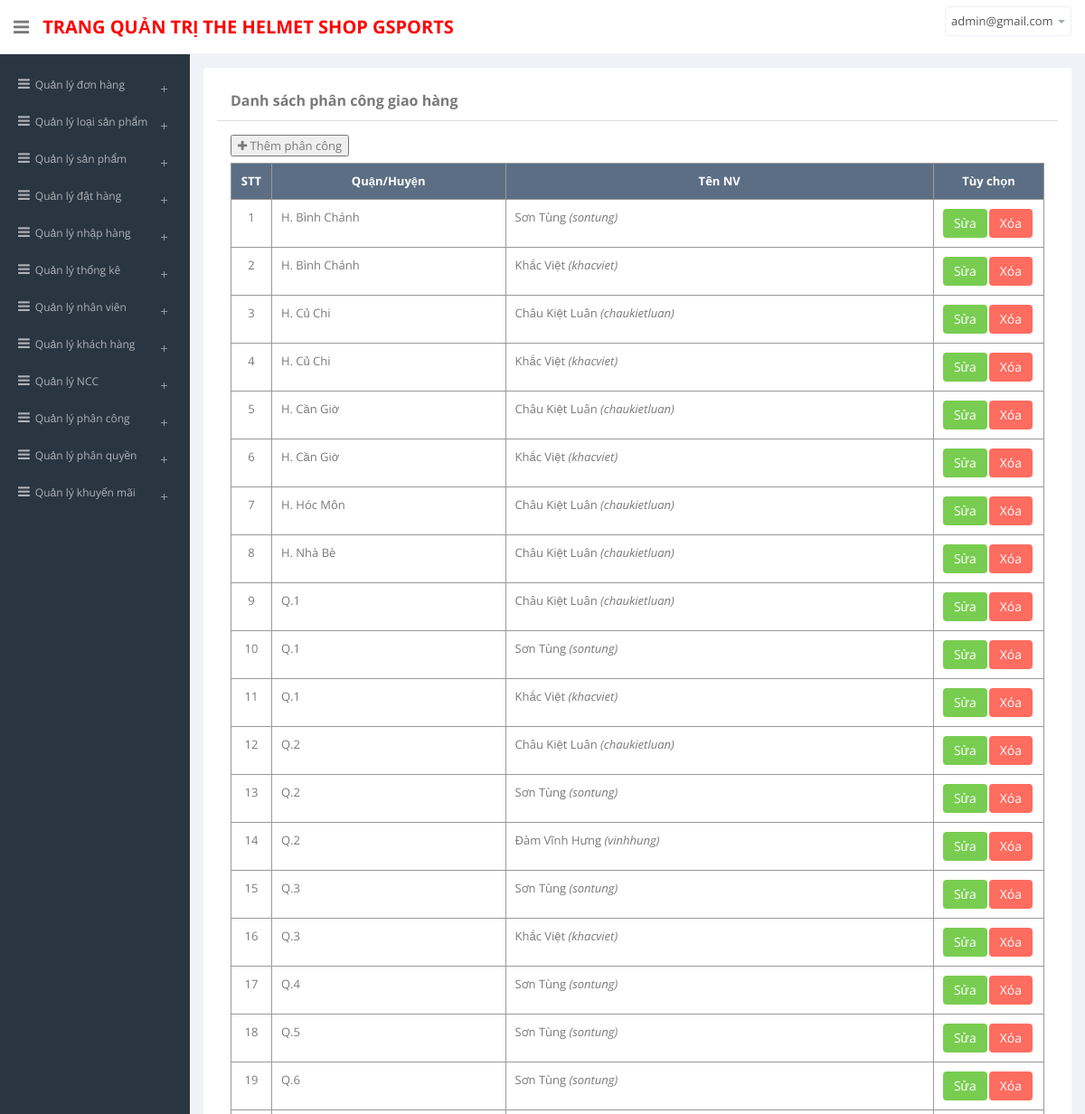
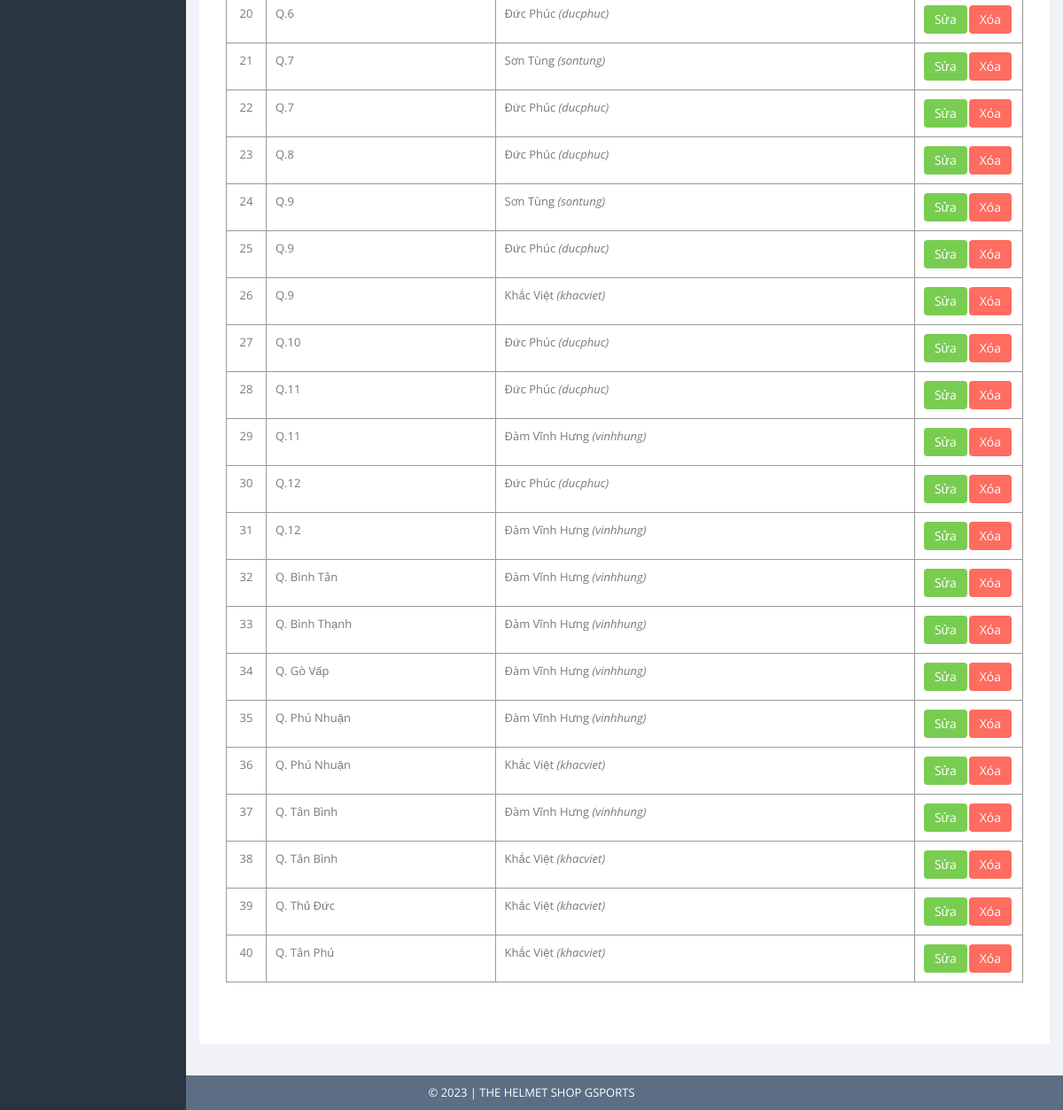
Screenshot of /admin/views/division-delivery.php (signed in) with the database file from the repository (2 pictures, top to bottom).
### tables this page shows
CREATE TABLE `district` (
  `district_code` varchar(20) NOT NULL,
  `name` varchar(100) NOT NULL
);

CREATE TABLE `employee` (
  `id` int(12) NOT NULL,
  `username` varchar(12) NOT NULL,
  `email` varchar(50) NOT NULL,
  `password` varchar(12) NOT NULL,
  `name` varchar(50) NOT NULL,
  `gender` enum('Nam','Nữ') NOT NULL,
  `address` varchar(100) NOT NULL,
  `phone` varchar(10) NOT NULL,
  `status` int(1) NOT NULL,
  `id_role` int(11) NOT NULL
);

### admin/model/BaseModel.php (called while the page is built, shortened)
<?php
class BaseModel{
    public $db;
    function __construct(){
        try{
            $this->db = new PDO('mysql:host=127.0.0.1:3306;dbname=helmet_shop','root','');
            $this->db->exec('SET NAMES UTF8');
        } catch(PDOException $e){
            echo "Lỗi: ".$e->getMessage();
            die;
        }
    }
    function setStatement($sql,$value = []){
        $stmt = $this->db->prepare($sql);
        return $stmt;
    }
    function loadMoreRows($sql,$value=[]){
        $stmt = $this->setStatement($sql,$value);
        $check = $stmt->execute();
        return $stmt->fetchAll(PDO::FETCH_OBJ);
    }
}
?>

### admin/model/UserModel.php (called while the page is built, shortened)
<?php
	include_once('..\model\BaseModel.php');
	class UserModel extends BaseModel {
		function getDivision() {
			$sql="SELECT d.district_code,d.name AS district_name,e.id,e.username,e.name
			FROM division_detail dd
			INNER JOIN district d ON dd.district_code=d.district_code
			INNER JOIN employee e ON dd.id_employee=e.id
			ORDER BY d.district_code";
			return $this->loadMoreRows($sql);
		}
	}
?>

### admin/views/division-delivery.php (the view, shortened to what this page needs)
<?php
include_once('..\model\UserModel.php');
$model=new UserModel;
$divisions=$model->getDivision();
?>
<head>
    <?php include_once('..\views\common.php'); ?>
</head>
<body>
    <section id="container">
	<?php include_once('header.php')?>
	<?php if(isset($_SESSION['login_email'])) include_once('menu.php'); ?>
	<section id="main-content">
	<section class="wrapper">
    <div class="panel panel-body">
        <section class="content">
            <div class="panel panel-default">
				<div class="panel-heading">
					<b>Danh sách phân công giao hàng</b>
				</div>
				<div class="panel-body">
				<button id='btnAddDivision'><i class="fa fa-plus"></i> Thêm phân công</button><br/>
				<?php
					echo "<table class='table table-bordered table-hover'>";
					echo "<thead>";
					echo "<tr>";
					echo "<th width='5%' style='text-align:center;'>STT</th>";
					echo "<th style='text-align:center;'>Quận/Huyện</th>";
					echo "<th style='text-align:center;'>Tên NV</th>";
					echo "<th width='10%' style='text-align:center;'>Tùy chọn</th>";
					echo "</tr>";
					echo "</thead>";
					$stt=1;
					foreach ($divisions as $d) {
						echo "<tr>";
						echo "<td style='text-align:center;'>".$stt++."</td>";
						echo "<td>".$d->district_name."</td>";
						echo "<td>$d->name <i>($d->username)</i></td>";
						echo "<td><span class='optionButtons'>";
						echo "<button class='btn btn-success btnEdit' district_code='$d->district_code' id_employee='$d->id'>Sửa</button>";
						echo "<button district_code='$d->district_code' id_employee='$d->id' district_name='$d->district_name' name='$d->name' class='btn btn-danger btnDelete'>Xóa</button>";
						echo "</span></td>";
						echo "</tr>";
					}
					echo "</table>";
				?>
				</div>
            </div>
        </section>
    </div>
</section>
</section>
<?php include_once('footer.php'); ?>
</section>
</body>
</html>

### admin/views/division-delivery.php (style rules this page uses)
#btnAddDivision { margin-bottom:7px; }

### rows the page displays
district: name "H. Bình Chánh", employee.name "Sơn Tùng", employee.username "sontung", employee.name "Khắc Việt", employee.username "khacviet"
district: name "H. Củ Chi", employee.name "Châu Kiệt Luân", employee.username "chaukietluan", employee.name "Khắc Việt", employee.username "khacviet"
district: name "H. Cần Giờ", employee.name "Châu Kiệt Luân", employee.username "chaukietluan", employee.name "Khắc Việt", employee.username "khacviet"
district: name "H. Hóc Môn", employee.name "Châu Kiệt Luân", employee.username "chaukietluan"
district: name "H. Nhà Bè", employee.name "Châu Kiệt Luân", employee.username "chaukietluan"
district: name "Q.1", employee.name "Châu Kiệt Luân", employee.username "chaukietluan", employee.name "Sơn Tùng", employee.username "sontung", employee.name "Khắc Việt", employee.username "khacviet"
district: name "Q.2", employee.name "Châu Kiệt Luân", employee.username "chaukietluan", employee.name "Sơn Tùng", employee.username "sontung", employee.name "Đàm Vĩnh Hưng", employee.username "vinhhung"
district: name "Q.3", employee.name "Sơn Tùng", employee.username "sontung", employee.name "Khắc Việt", employee.username "khacviet"
district: name "Q.4", employee.name "Sơn Tùng", employee.username "sontung"
district: name "Q.5", employee.name "Sơn Tùng", employee.username "sontung"
district: name "Q.6", employee.name "Sơn Tùng", employee.username "sontung", employee.name "Đức Phúc", employee.username "ducphuc"
district: name "Q.7", employee.name "Sơn Tùng", employee.username "sontung", employee.name "Đức Phúc", employee.username "ducphuc"
district: name "Q.8", employee.name "Đức Phúc", employee.username "ducphuc"
district: name "Q.9", employee.name "Sơn Tùng", employee.username "sontung", employee.name "Đức Phúc", employee.username "ducphuc", employee.name "Khắc Việt", employee.username "khacviet"
district: name "Q.10", employee.name "Đức Phúc", employee.username "ducphuc"
district: name "Q.11", employee.name "Đức Phúc", employee.username "ducphuc", employee.name "Đàm Vĩnh Hưng", employee.username "vinhhung"
district: name "Q.12", employee.name "Đức Phúc", employee.username "ducphuc", employee.name "Đàm Vĩnh Hưng", employee.username "vinhhung"
district: name "Q. Bình Tân", employee.name "Đàm Vĩnh Hưng", employee.username "vinhhung"
district: name "Q. Bình Thạnh", employee.name "Đàm Vĩnh Hưng", employee.username "vinhhung"
district: name "Q. Gò Vấp", employee.name "Đàm Vĩnh Hưng", employee.username "vinhhung"
district: name "Q. Phú Nhuận", employee.name "Đàm Vĩnh Hưng", employee.username "vinhhung", employee.name "Khắc Việt", employee.username "khacviet"
district: name "Q. Tân Bình", employee.name "Đàm Vĩnh Hưng", employee.username "vinhhung", employee.name "Khắc Việt", employee.username "khacviet"
district: name "Q. Thủ Đức", employee.name "Khắc Việt", employee.username "khacviet"
district: name "Q. Tân Phú", employee.name "Khắc Việt", employee.username "khacviet"

### other values shown
SHOP_NAME "THE HELMET SHOP GSPORTS"
$_SESSION['login_email'] "admin@gmail.com"
$key "Quản lý đơn hàng"
$key "Quản lý loại sản phẩm"
$key "Quản lý sản phẩm"
$key "Quản lý đặt hàng"
$key "Quản lý nhập hàng"
$key "Quản lý thống kê"
$key "Quản lý nhân viên"
$key "Quản lý khách hàng"
$key "Quản lý NCC"
$key "Quản lý phân công"
$key "Quản lý phân quyền"
$key "Quản lý khuyến mãi"
